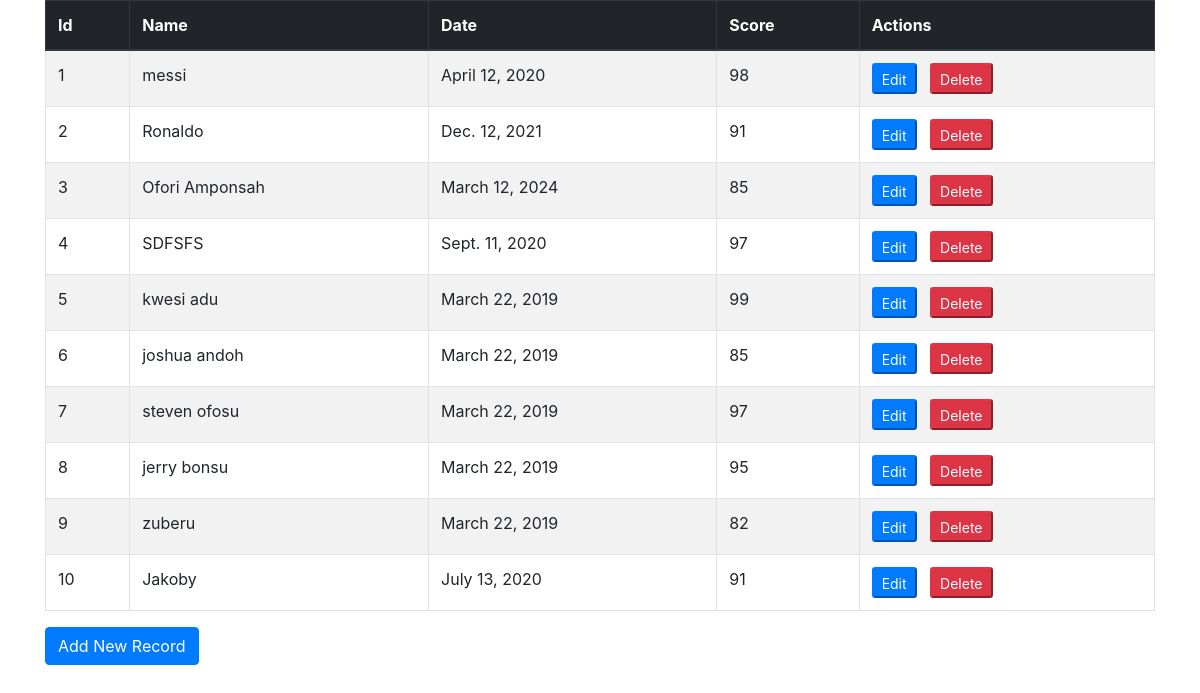
Page /student/display on the committed database.
### student/models.py (models this page shows, shortened)
class Student(models.Model):
    sid =  models.IntegerField(primary_key=True)
    name = models.CharField(max_length=100)
    grad_date = models.DateField()
    score = models.IntegerField()

### student/views.py (the view)
# urls.py: path('display', views.display,name='display'),
def display(request):
     students = Student.objects.all()
     return render(request,'student/display.html',{'students':students})

### student/templates/student/display.html (shortened to what this page needs)
{% load static %}
<!DOCTYPE html>
<html lang="en">
    <head>
        <link href="{% static 'student/css/bootstrap.css'%}" rel="stylesheet">
        <link href="{% static 'student/css/bootstrap-grid.css'%}" rel="stylesheet">
        <link href="{% static 'student/css/bootstrap-reboot.css'%}" rel="stylesheet">
        <link href="{% static 'student/css/main.css'%}" rel="stylesheet">
    </head>
    <body>
        <div class="container">
            <table class="table table-striped table-bordered">
                    <thead>
                        <tr class="thead-dark">
                            <th scope="col">Id</th>
                            <th scope="col">Name</th>
                            <th scope="col">Date</th>
                            <th scope="col">Score</th>
                            <th scope="col">Actions</th>
                          </tr>
                    </thead>
                    <tbody>
                    {% for s in students %}
                    <tr>
                      <td>{{s.sid}}</td>
                      <td>{{s.name}}</td>
                      <td>{{s.grad_date}}</td>
                      <td>{{s.score}}</td>
                      <td >
                        <a href="{% url 'student:update' s.sid %}"><button class="form-control-sm btn-primary ">Edit</button></a>&nbsp;&nbsp;
                          <a href="{% url 'student:delete' s.sid %}"><button class="form-control-sm btn-danger ">Delete</button></a>
                      </td>
                    </tr>
                    {% endfor %}
                </tbody>
            </table>
            <a href="{% url 'student:register' %}" class="btn btn-primary">Add New Record</a>
</div>
    </body>
</html>

### rows in the picture
Student: sid "1", name "messi", grad_date "April 12, 2020", score "98"
Student: sid "2", name "Ronaldo", grad_date "Dec. 12, 2021", score "91"
Student: sid "3", name "Ofori Amponsah", grad_date "March 12, 2024", score "85"
Student: sid "4", name "SDFSFS", grad_date "Sept. 11, 2020", score "97"
Student: sid "5", name "kwesi adu", grad_date "March 22, 2019", score "99"
Student: sid "6", name "joshua andoh", grad_date "March 22, 2019", score "85"
Student: sid "7", name "steven ofosu", grad_date "March 22, 2019", score "97"
Student: sid "8", name "jerry bonsu", grad_date "March 22, 2019", score "95"
Student: sid "9", name "zuberu", grad_date "March 22, 2019", score "82"
Student: sid "10", name "Jakoby", grad_date "July 13, 2020", score "91"
